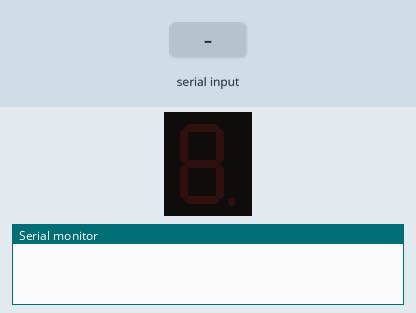
The sketch below on a simulated Arduino Uno, built with avr-gcc and run on an emulated ATmega328P. Shown: 1-digit seven-segment display, the last lines printed to the serial monitor. Wiring (inferred from the names in the program): 1-digit 7-segment display, segments lit when HIGH: segments pin 2, pin 3, pin 4, pin 5, pin 6, pin 7, pin 8. The inputs (shaded band) are chosen by the test bench. The segment pins are drawn as the display they are named for.

Above: at 1.2 s.
1.3 s: "0\n" received over Serial
At 2.0 s:
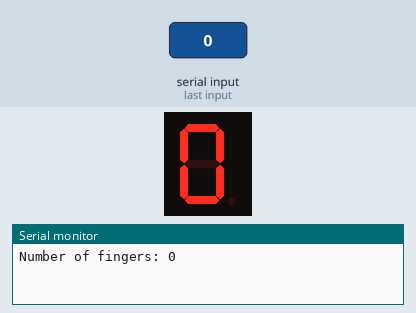
2.8 s: "1\n" received over Serial
At 3.1 s:
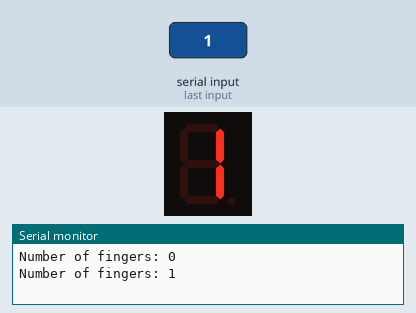
4.3 s: "2\n" received over Serial
At 5.4 s:
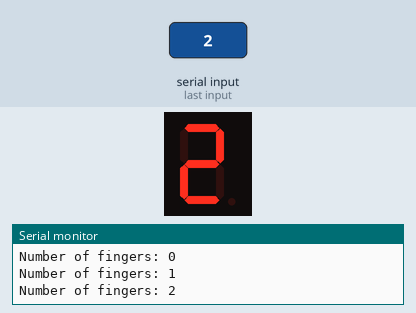
5.8 s: "3\n" received over Serial
At 6.6 s:
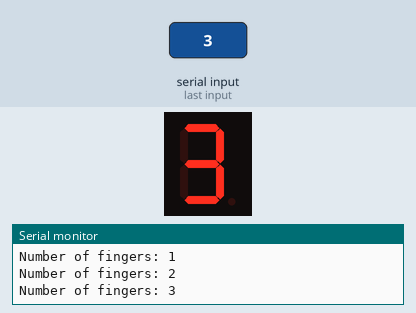
7.3 s: "4\n" received over Serial
At 7.7 s:
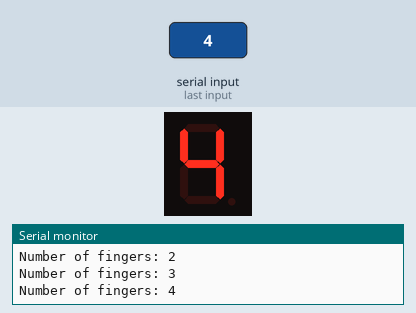
8.8 s: "5\n" received over Serial
At 10.1 s:
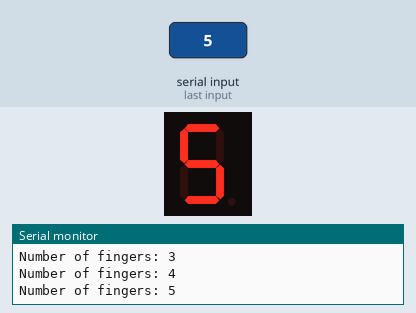
Timing chart, 0 to 11.3 s (numbered marks = the images above; inputs shaded):
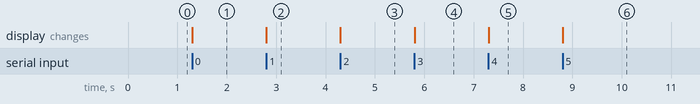

The sketch:

7-segment-functionality.ino
```cpp
// pin connections for the 7-segment
int a = 2;
int b = 3;
int c = 4;
int d = 5;
int e = 6;
int f = 7;
int g = 8;

void setup()
{
  pinMode(a, OUTPUT);
  pinMode(b, OUTPUT);
  pinMode(c, OUTPUT);
  pinMode(d, OUTPUT);
  pinMode(e, OUTPUT);
  pinMode(f, OUTPUT);
  pinMode(g, OUTPUT);
  Serial.begin(9600);
}
void loop()
{
  if (Serial.available() > 0)
  {
    String data = Serial.readStringUntil('\n');
    int finger_count = data.toInt();

    Serial.print("Number of fingers: ");
    Serial.println(finger_count);
    displayNumber(finger_count);
  }

}

// function for displaying seven segment
void displayNumber(int num)
{

  // initial states of segments
  digitalWrite(a, LOW);
  digitalWrite(b, LOW);
  digitalWrite(c, LOW);
  digitalWrite(d, LOW);
  digitalWrite(e, LOW);
  digitalWrite(f, LOW);
  digitalWrite(g, LOW);

  switch(num)
  {
    case 0:
      digitalWrite(a, HIGH);
      digitalWrite(b, HIGH);
      digitalWrite(c, HIGH);
      digitalWrite(d, HIGH);
      digitalWrite(e, HIGH);
      digitalWrite(f, HIGH);
      digitalWrite(g, LOW);
      break;
    case 1:
      digitalWrite(a, LOW);
      digitalWrite(b, HIGH);
      digitalWrite(c, HIGH);
      digitalWrite(d, LOW);
      digitalWrite(e, LOW);
      digitalWrite(f, LOW);
      digitalWrite(g, LOW);

      break;
    case 2:
      digitalWrite(a, HIGH);
      digitalWrite(b, HIGH);
      digitalWrite(g, HIGH);
      digitalWrite(e, HIGH);
      digitalWrite(d, HIGH);
      digitalWrite(c, LOW);
      digitalWrite(f, LOW);
      break;
    case 3:
      digitalWrite(a, HIGH);
      digitalWrite(b, HIGH);
      digitalWrite(g, HIGH);
      digitalWrite(c, HIGH);
      digitalWrite(d, HIGH);
      digitalWrite(f, LOW);
      digitalWrite(e, LOW);
      break;
    case 4:
      digitalWrite(f, HIGH);
      digitalWrite(g, HIGH);
      digitalWrite(b, HIGH);
      digitalWrite(c, HIGH);
      digitalWrite(a, LOW);
      digitalWrite(d, LOW);
      digitalWrite(e, LOW);
      break;
    case 5:
      digitalWrite(a, HIGH);
      digitalWrite(f, HIGH);
      digitalWrite(g, HIGH);
      digitalWrite(c, HIGH);
      digitalWrite(d, HIGH);
      digitalWrite(b, LOW);
      digitalWrite(e, LOW);
      break;
    default:
      digitalWrite(a, LOW);
      digitalWrite(b, LOW);
      digitalWrite(c, LOW);
      digitalWrite(d, LOW);
      digitalWrite(e, LOW);
      digitalWrite(f, LOW);
      digitalWrite(g, LOW);
    break;

  }
}
```

Measured:
- after the input at 1.3 s, the display: changes at once (image 1)
- after the input at 2.8 s, the display: changes at once (image 2)
- after the input at 4.3 s, the display: changes at once (image 3)
- after the input at 5.8 s, the display: changes at once (image 4)
- after the input at 7.3 s, the display: changes at once (image 5)
- after the input at 8.8 s, the display: changes at once (image 6)
